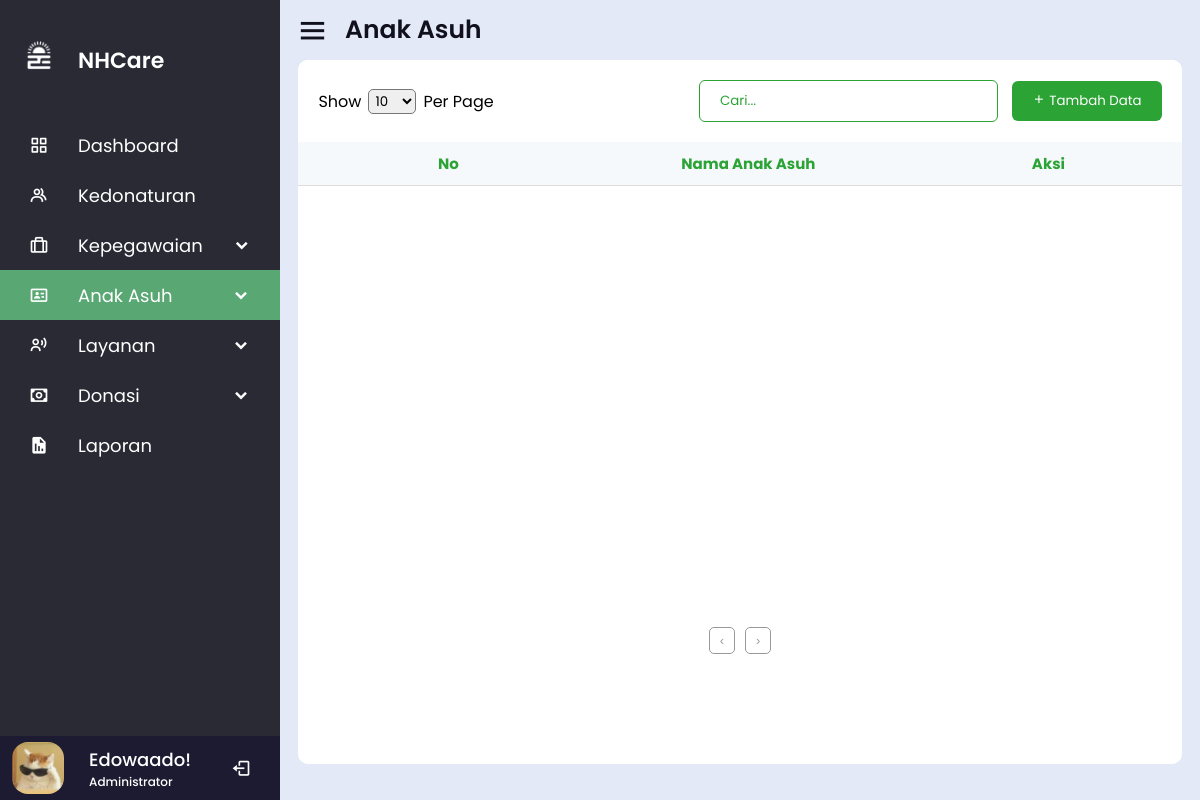
The app's page /anak_asuh/anak_asuh.php (signed in), older data.
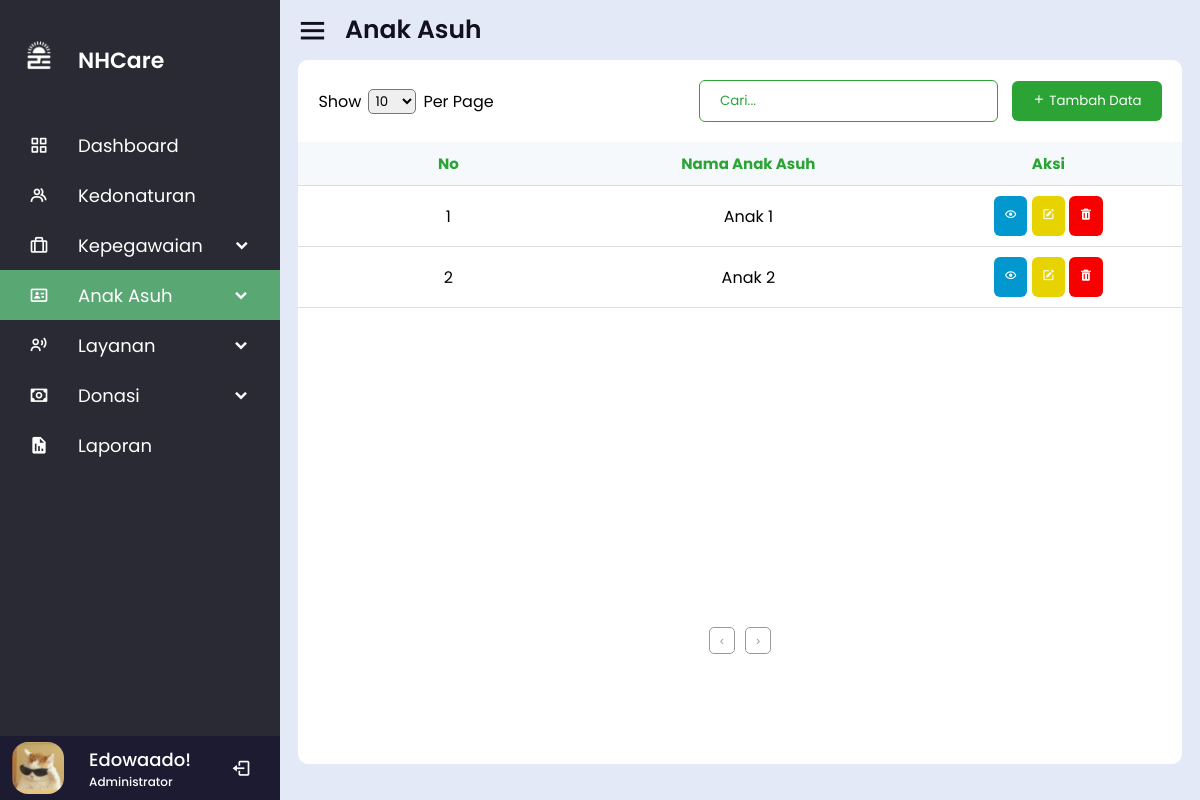
The same page, newer data.
### tables this page shows
CREATE TABLE `tb_user` (
  `id_user` int(11) NOT NULL,
  `nama` varchar(64) NOT NULL,
  `email` varchar(64) NOT NULL,
  `password` varchar(64) NOT NULL,
  `no_hp` varchar(13) NOT NULL
);

CREATE TABLE `tb_anakasuh` (
  `id_anakasuh` int(11) NOT NULL,
  `nik` char(16) NOT NULL,
  `nama` varchar(64) NOT NULL,
  `jenis_kelamin` varchar(10) NOT NULL,
  `tempat_lahir` varchar(64) NOT NULL,
  `tanggal_lahir` date NOT NULL,
  `alamat` varchar(128) NOT NULL,
  `keterangan` varchar(64) NOT NULL,
  `asrama` varchar(64) NOT NULL,
  `no_akta` varchar(32) NOT NULL,
  `img_akta` blob NOT NULL,
  `no_kk` char(16) NOT NULL,
  `img_kk` blob NOT NULL,
  `no_skko` varchar(32) NOT NULL,
  `img_skko` blob NOT NULL,
  `status` varchar(16) NOT NULL,
  `img_anak` blob NOT NULL,
  `nama_sekolah` varchar(32) NOT NULL,
  `tingkat` varchar(32) NOT NULL,
  `kelas` varchar(32) NOT NULL,
  `cabang` varchar(32) NOT NULL
);

### database/functions.php (called while the page is built)
<?php
$conn = mysqli_connect("localhost", "root", "", "db_nhcare");
class Functions {
    public function get_data($getData){
        global $conn;
        $result = mysqli_query($conn, $getData);
        return $result;
    }
}
?>

### anak_asuh/anak_asuh.php (the view, shortened to what the changed rows need)
<?php
require '../database/functions.php';
$email = $_SESSION['login'];
$result = mysqli_query($conn, "SELECT * FROM tb_user WHERE email = '$email'");
$obj = new Functions();
$selectAnakAsuh = $obj->get_data("SELECT * FROM tb_anakasuh");
?>
<!DOCTYPE html>
<html lang="en">
<head>
    <link rel="stylesheet" href="../assets/css/reset.css">
    <link rel="stylesheet" href="../assets/css/alert.css">
    <link rel="stylesheet" href="../assets/css/sidebar.css">
    <link rel="stylesheet" href="../assets/css/table.css">
    <link href='https://unpkg.com/boxicons@2.1.4/css/boxicons.min.css' rel='stylesheet'>
</head>
<body>
    <div class="sidebar">
        <ul class="nav-links">
            <li>
                <div class="profile-details">
                    <div class="name-job">
                        <?php while($row = mysqli_fetch_assoc($result)) : ?>
                        <div class="profile-name"><?php echo $row["nama"]; ?></div>
                        <?php endwhile; ?>
                        <div class="job">Administrator</div>
                    </div>
                </div>
            </li>
        </ul>
    </div>
    <section class="home-section">
        <div class="home-body">
            <div class="table">
                <div class="table-section">
                    <table>
                        <thead>
                            <tr>
                                <th>No</th>
                                <th>Nama Anak Asuh</th>
                                <th>Aksi</th>
                            </tr>
                        </thead>
                        <tbody>
                            <?php
                            $no = 1;
                            while($row = mysqli_fetch_assoc($selectAnakAsuh)) :
                            ?>
                            <tr>
                                <td><?php echo $no; ?></td>
                                <td><?php echo $row['nama']; ?></td>
                                <td>
                                    <button><i class='bx bx-show' ></i></button>
                                    <button><i class='bx bxs-edit'></i></button>
                                    <button><i class='bx bxs-trash' ></i></button>
                                </td>
                            </tr>
                            <?php
                            $no++;
                            endwhile;
                            ?>
                        </tbody>
                    </table>
                </div>
            </div>
        </div>
    </section>
</body>
</html>

Row changes from the older to the newer data that the page shows:
added tb_anakasuh: nama "Anak 1"
added tb_anakasuh: nama "Anak 2"
